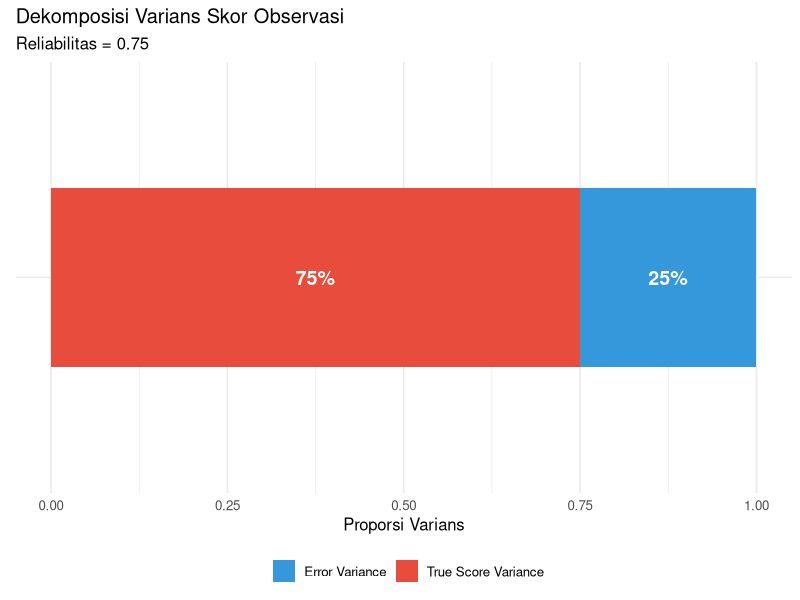
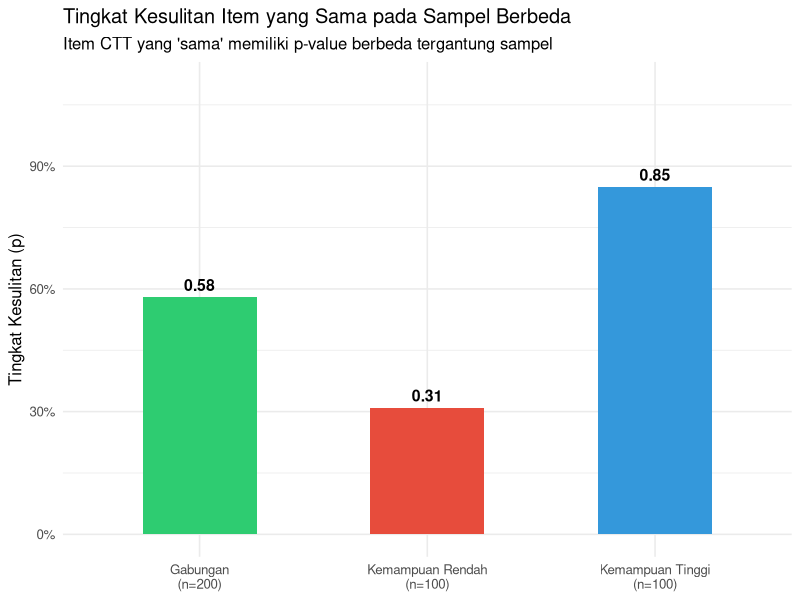

Generate these figures, in order, with R:
## ---- chunk 1
#| label: fig-reliabilitas
#| fig-cap: "Visualisasi Komponen Varians dalam CTT"

library(ggplot2)
library(scales)

df_rel <- data.frame(
  komponen = c("True Score Variance", "Error Variance"),
  nilai    = c(0.75, 0.25),
  warna    = c("#3498db", "#e74c3c")
)

ggplot(df_rel, aes(x = "", y = nilai, fill = komponen)) +
  geom_col(width = 0.5) +
  geom_text(aes(label = paste0(nilai * 100, "%")),
            position = position_stack(vjust = 0.5),
            color = "white", size = 5, fontface = "bold") +
  scale_fill_manual(values = c("#3498db", "#e74c3c")) +
  coord_flip() +
  labs(title = "Dekomposisi Varians Skor Observasi",
       subtitle = "Reliabilitas = 0.75",
       x = NULL, y = "Proporsi Varians", fill = "") +
  theme_minimal(base_size = 12) +
  theme(legend.position = "bottom")
## ---- chunk 2
#| label: tbl-statistik-ctt
#| tbl-cap: "Statistik Item CTT: Contoh Perhitungan"

library(dplyr)
library(knitr)

set.seed(42)
n_item <- 10
n_peserta <- 200

# Simulasi data dikotomis
data_sim <- matrix(
  rbinom(n_peserta * n_item, 1, 
         rep(seq(0.3, 0.8, length.out = n_item), each = n_peserta)),
  nrow = n_peserta,
  ncol = n_item
)
colnames(data_sim) <- paste0("Item_", 1:n_item)
total_score <- rowSums(data_sim)

# Hitung statistik CTT
stats_ctt <- data.frame(
  Item = paste0("Item ", 1:n_item),
  `Tingkat Kesulitan (p)` = round(colMeans(data_sim), 3),
  `Daya Beda (r_pbis)` = round(apply(data_sim, 2, function(x) 
    cor(x, total_score - x)), 3)
) %>%
  mutate(
    Kategori_p = case_when(
      `Tingkat.Kesulitan..p.` < 0.30 ~ "Sulit",
      `Tingkat.Kesulitan..p.` > 0.70 ~ "Mudah",
      TRUE ~ "Sedang"
    ),
    Kategori_r = case_when(
      `Daya.Beda..r_pbis.` < 0.20 ~ "Buruk",
      `Daya.Beda..r_pbis.` < 0.30 ~ "Cukup",
      `Daya.Beda..r_pbis.` < 0.40 ~ "Baik",
      TRUE ~ "Sangat Baik"
    )
  )

kable(stats_ctt, align = "c")
## ---- chunk 3
#| label: fig-sample-dependency
#| fig-cap: "Demonstrasi Sample-Dependency pada CTT"

set.seed(123)

# Simulasi dua kelompok berbeda kemampuan
kelompok_tinggi <- rbinom(100, 1, 0.85)
kelompok_rendah <- rbinom(100, 1, 0.35)
kelompok_campur <- c(kelompok_tinggi, kelompok_rendah)

p_values <- c(
  mean(kelompok_tinggi),
  mean(kelompok_rendah),
  mean(kelompok_campur)
)

df_sd <- data.frame(
  Kelompok = c("Kemampuan Tinggi\n(n=100)", 
               "Kemampuan Rendah\n(n=100)", 
               "Gabungan\n(n=200)"),
  p_value = p_values
)

ggplot(df_sd, aes(x = Kelompok, y = p_value, fill = Kelompok)) +
  geom_col(width = 0.5, show.legend = FALSE) +
  geom_text(aes(label = round(p_value, 3)), vjust = -0.5, size = 4, fontface = "bold") +
  scale_fill_manual(values = c("#2ecc71", "#e74c3c", "#3498db")) +
  scale_y_continuous(limits = c(0, 1.1), labels = percent) +
  labs(
    title = "Tingkat Kesulitan Item yang Sama pada Sampel Berbeda",
    subtitle = "Item CTT yang 'sama' memiliki p-value berbeda tergantung sampel",
    x = NULL, y = "Tingkat Kesulitan (p)"
  ) +
  theme_minimal(base_size = 12)
